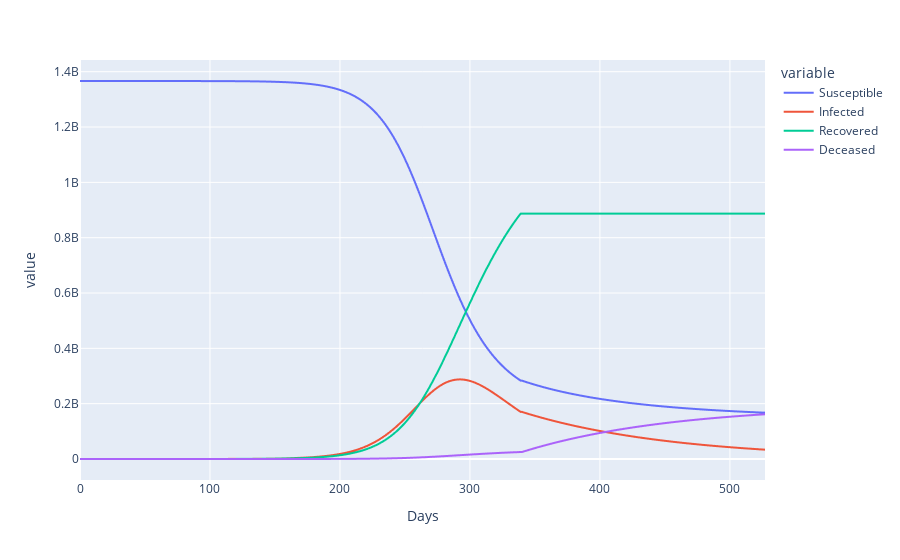

Write notebook code for a chart like this one.
### Code cell
fig = px.line(expected_data, x='Days', y = ['Susceptible','Infected','Recovered','Deceased'])
fig.show()

### Figure 1 — Plotly figure (JSON) as saved in the notebook; plotly's stock layout.template omitted (floating-point values rounded to 4 significant figures; data arrays with more than 128 entries replaced by an {"elided": "..."} marker saying what was removed)
{"data": [{"hovertemplate": "variable=Susceptible<br>Days=%{x}<br>value=%{y}<extra></extra>", "legendgroup": "Susceptible", "line": {"color": "#636efa", "dash": "solid"}, "marker": {"symbol": "circle"}, "mode": "lines", "name": "Susceptible", "showlegend": true, "type": "scattergl", "x": {"elided": "528 int values"}, "xaxis": "x", "y": {"elided": "528 float values"}, "yaxis": "y"}, {"hovertemplate": "variable=Infected<br>Days=%{x}<br>value=%{y}<extra></extra>", "legendgroup": "Infected", "line": {"color": "#EF553B", "dash": "solid"}, "marker": {"symbol": "circle"}, "mode": "lines", "name": "Infected", "showlegend": true, "type": "scattergl", "x": {"elided": "528 int values"}, "xaxis": "x", "y": {"elided": "528 float values"}, "yaxis": "y"}, {"hovertemplate": "variable=Recovered<br>Days=%{x}<br>value=%{y}<extra></extra>", "legendgroup": "Recovered", "line": {"color": "#00cc96", "dash": "solid"}, "marker": {"symbol": "circle"}, "mode": "lines", "name": "Recovered", "showlegend": true, "type": "scattergl", "x": {"elided": "528 int values"}, "xaxis": "x", "y": {"elided": "528 float values"}, "yaxis": "y"}, {"hovertemplate": "variable=Deceased<br>Days=%{x}<br>value=%{y}<extra></extra>", "legendgroup": "Deceased", "line": {"color": "#ab63fa", "dash": "solid"}, "marker": {"symbol": "circle"}, "mode": "lines", "name": "Deceased", "showlegend": true, "type": "scattergl", "x": {"elided": "528 int values"}, "xaxis": "x", "y": {"elided": "528 float values"}, "yaxis": "y"}], "layout": {"legend": {"title": {"text": "variable"}, "tracegroupgap": 0}, "margin": {"t": 60}, "xaxis": {"anchor": "y", "domain": [0, 1], "title": {"text": "Days"}}, "yaxis": {"anchor": "x", "domain": [0, 1], "title": {"text": "value"}}}}
